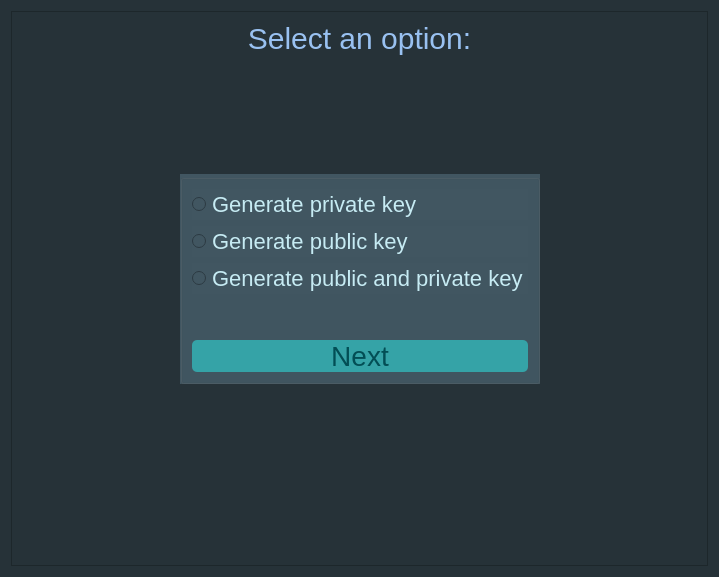
<?xml version="1.0" encoding="UTF-8"?>
<ui version="4.0">
 <class>SelectKeygen</class>
 <widget class="QWidget" name="SelectKeygen">
  <property name="geometry">
   <rect>
    <x>0</x>
    <y>0</y>
    <width>719</width>
    <height>577</height>
   </rect>
  </property>
  <property name="sizePolicy">
   <sizepolicy hsizetype="Fixed" vsizetype="Fixed">
    <horstretch>0</horstretch>
    <verstretch>0</verstretch>
   </sizepolicy>
  </property>
  <property name="minimumSize">
   <size>
    <width>719</width>
    <height>577</height>
   </size>
  </property>
  <property name="maximumSize">
   <size>
    <width>719</width>
    <height>577</height>
   </size>
  </property>
  <property name="windowTitle">
   <string>Select Keygen Option</string>
  </property>
  <property name="windowIcon">
   <iconset resource="../icons.qrc">
    <normaloff>:/favicon/icons/maze.png</normaloff>:/favicon/icons/maze.png</iconset>
  </property>
  <property name="styleSheet">
   <string notr="true">QWidget {
	
	background-color: rgb(38, 50, 56);
}

QRadioButton {
	color:  rgb(198, 235, 243);
	font-size: 22px;
} </string>
  </property>
  <layout class="QVBoxLayout" name="verticalLayout">
   <item>
    <widget class="QFrame" name="frame">
     <property name="frameShape">
      <enum>QFrame::Shape::StyledPanel</enum>
     </property>
     <property name="frameShadow">
      <enum>QFrame::Shadow::Raised</enum>
     </property>
     <property name="lineWidth">
      <number>1</number>
     </property>
     <layout class="QVBoxLayout" name="verticalLayout_4">
      <item>
       <widget class="QLabel" name="label">
        <property name="sizePolicy">
         <sizepolicy hsizetype="Preferred" vsizetype="Fixed">
          <horstretch>0</horstretch>
          <verstretch>0</verstretch>
         </sizepolicy>
        </property>
        <property name="styleSheet">
         <string notr="true">color: rgb(153, 193, 241);
font-size: 30px;
text-align: center;</string>
        </property>
        <property name="text">
         <string>Select an option:</string>
        </property>
        <property name="alignment">
         <set>Qt::AlignmentFlag::AlignCenter</set>
        </property>
       </widget>
      </item>
      <item>
       <spacer name="verticalSpacer_2">
        <property name="orientation">
         <enum>Qt::Orientation::Vertical</enum>
        </property>
        <property name="sizeHint" stdset="0">
         <size>
          <width>20</width>
          <height>40</height>
         </size>
        </property>
       </spacer>
      </item>
      <item>
       <layout class="QHBoxLayout" name="horizontalLayout">
        <item>
         <spacer name="horizontalSpacer">
          <property name="orientation">
           <enum>Qt::Orientation::Horizontal</enum>
          </property>
          <property name="sizeHint" stdset="0">
           <size>
            <width>40</width>
            <height>20</height>
           </size>
          </property>
         </spacer>
        </item>
        <item>
         <widget class="QGroupBox" name="groupBox">
          <property name="styleSheet">
           <string notr="true">background-color: #415661;</string>
          </property>
          <property name="title">
           <string/>
          </property>
          <property name="alignment">
           <set>Qt::AlignmentFlag::AlignLeading|Qt::AlignmentFlag::AlignLeft|Qt::AlignmentFlag::AlignVCenter</set>
          </property>
          <layout class="QVBoxLayout" name="verticalLayout_3">
           <item>
            <widget class="QRadioButton" name="gen_priv_key_rb">
             <property name="sizePolicy">
              <sizepolicy hsizetype="Expanding" vsizetype="Fixed">
               <horstretch>0</horstretch>
               <verstretch>0</verstretch>
              </sizepolicy>
             </property>
             <property name="text">
              <string>Generate private key</string>
             </property>
            </widget>
           </item>
           <item>
            <widget class="QRadioButton" name="gen_pub_key_rb">
             <property name="sizePolicy">
              <sizepolicy hsizetype="Expanding" vsizetype="Fixed">
               <horstretch>0</horstretch>
               <verstretch>0</verstretch>
              </sizepolicy>
             </property>
             <property name="text">
              <string>Generate public key</string>
             </property>
            </widget>
           </item>
           <item>
            <widget class="QRadioButton" name="gen_key_pair_rb">
             <property name="sizePolicy">
              <sizepolicy hsizetype="Expanding" vsizetype="Fixed">
               <horstretch>0</horstretch>
               <verstretch>0</verstretch>
              </sizepolicy>
             </property>
             <property name="text">
              <string>Generate public and private key</string>
             </property>
            </widget>
           </item>
           <item>
            <spacer name="verticalSpacer">
             <property name="orientation">
              <enum>Qt::Orientation::Vertical</enum>
             </property>
             <property name="sizeHint" stdset="0">
              <size>
               <width>20</width>
               <height>40</height>
              </size>
             </property>
            </spacer>
           </item>
           <item>
            <widget class="QPushButton" name="next_button">
             <property name="enabled">
              <bool>false</bool>
             </property>
             <property name="minimumSize">
              <size>
               <width>0</width>
               <height>0</height>
              </size>
             </property>
             <property name="cursor">
              <cursorShape>PointingHandCursor</cursorShape>
             </property>
             <property name="styleSheet">
              <string notr="true">QPushButton {
	color: #024e55;
	background-color:  #35a3a7;
	font-size: 28px;
	border-radius: 5px;
}
QPushButton::hover {
	background-color: #49e1e6;
}</string>
             </property>
             <property name="text">
              <string>Next</string>
             </property>
            </widget>
           </item>
          </layout>
         </widget>
        </item>
        <item>
         <spacer name="horizontalSpacer_2">
          <property name="orientation">
           <enum>Qt::Orientation::Horizontal</enum>
          </property>
          <property name="sizeHint" stdset="0">
           <size>
            <width>40</width>
            <height>20</height>
           </size>
          </property>
         </spacer>
        </item>
       </layout>
      </item>
      <item>
       <spacer name="verticalSpacer_3">
        <property name="orientation">
         <enum>Qt::Orientation::Vertical</enum>
        </property>
        <property name="sizeType">
         <enum>QSizePolicy::Policy::Fixed</enum>
        </property>
        <property name="sizeHint" stdset="0">
         <size>
          <width>20</width>
          <height>40</height>
         </size>
        </property>
       </spacer>
      </item>
      <item>
       <layout class="QHBoxLayout" name="horizontalLayout_2">
        <item>
         <widget class="QLabel" name="label_2">
          <property name="sizePolicy">
           <sizepolicy hsizetype="Preferred" vsizetype="Preferred">
            <horstretch>0</horstretch>
            <verstretch>0</verstretch>
           </sizepolicy>
          </property>
          <property name="maximumSize">
           <size>
            <width>200</width>
            <height>200</height>
           </size>
          </property>
          <property name="autoFillBackground">
           <bool>false</bool>
          </property>
          <property name="text">
           <string/>
          </property>
          <property name="pixmap">
           <pixmap resource="../icons.qrc">:/misc/icons/cyber_key.png</pixmap>
          </property>
          <property name="scaledContents">
           <bool>true</bool>
          </property>
          <property name="alignment">
           <set>Qt::AlignmentFlag::AlignCenter</set>
          </property>
         </widget>
        </item>
       </layout>
      </item>
      <item>
       <spacer name="verticalSpacer_4">
        <property name="orientation">
         <enum>Qt::Orientation::Vertical</enum>
        </property>
        <property name="sizeHint" stdset="0">
         <size>
          <width>20</width>
          <height>60</height>
         </size>
        </property>
       </spacer>
      </item>
     </layout>
    </widget>
   </item>
  </layout>
 </widget>
 <resources>
  <include location="../icons.qrc"/>
 </resources>
 <connections/>
</ui>
